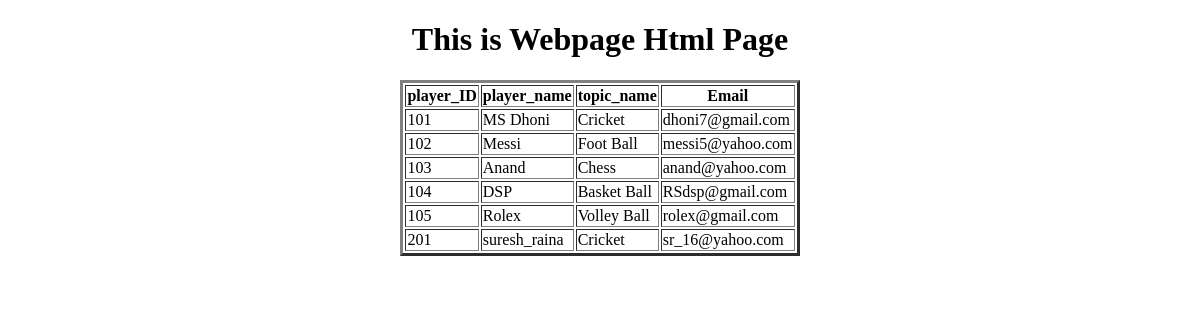
/display_webpage/, run on an earlier commit of the app's database.
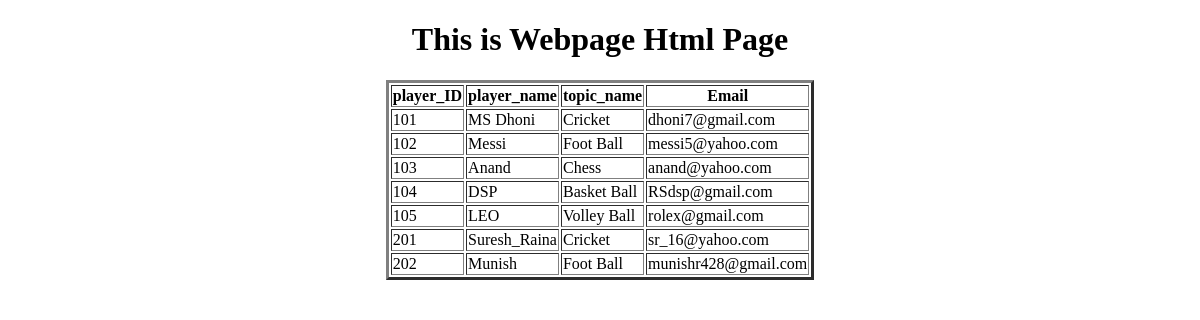
And on a later commit of the database.
### app/models.py (models this page shows, shortened)
class Webpage(models.Model):
    topic_name=models.ForeignKey(Topic, on_delete=models.CASCADE)
    player_ID=models.IntegerField(primary_key=True)
    player_name=models.CharField(max_length=30)
    Email=models.EmailField(default='mm1437799@gmail.com')

class Topic(models.Model):
    sno=models.IntegerField()
    topic_name=models.CharField(max_length=25, primary_key=True)
    def __str__(self):
        return self.topic_name

### app/views.py (the view)
# urls.py: path('display_webpage/', display_webpage, name='display_webpage'),
def display_webpage(request):
    LOW=Webpage.objects.all()
    LOW=Webpage.objects.order_by('player_name')
    LOW=Webpage.objects.order_by('-player_name')
    LOW=Webpage.objects.order_by(Length('player_name'))
    LOW=Webpage.objects.order_by(Length('player_name').desc())
    LOW=Webpage.objects.filter(player_name='DSP')
    LOW=Webpage.objects.exclude(player_name='MS Dhoni')
    LOW=Webpage.objects.filter(player_name__startswith='D')
    LOW=Webpage.objects.filter(player_name__endswith='I')
    LOW=Webpage.objects.filter(player_name__in=('Messi', 'DSP'))
    LOW=Webpage.objects.filter(player_name__contains='s')
    LOW=Webpage.objects.filter(Email__regex=r'yahoo')
    LOW=Webpage.objects.all()
    d={'webpages':LOW}
    return render(request, 'webpage.html', context=d)

### templates/webpage.html (shortened to what this page needs)
<!DOCTYPE html>
<html lang="en">
<head>
</head>
<body>
    <center>
        <h1>This is Webpage Html Page</h1>
        <table border="3px">
            <tr>
                <th>player_ID</th>
                <th>player_name</th>
                <th>topic_name</th>
                <th>Email</th>
            </tr>
            {% for wo in webpages %}
            <tr>
                <td>{{wo.player_ID}}</td>
                <td>{{wo.player_name}}</td>
                <td>{{wo.topic_name}}</td>
                <td>{{wo.Email}}</td>
            </tr>
            {% endfor %}
        </table>
    </center>
</body>
</html>

What changed in the data, as far as the page shows it:
changed Webpage "rolex@gmail.com": player_name "Rolex" → "LEO"
changed Webpage "sr_16@yahoo.com": player_name "suresh_raina" → "Suresh_Raina"
added Webpage: player_ID "202", player_name "Munish", topic_name "Foot Ball", Email "munishr428@gmail.com"
